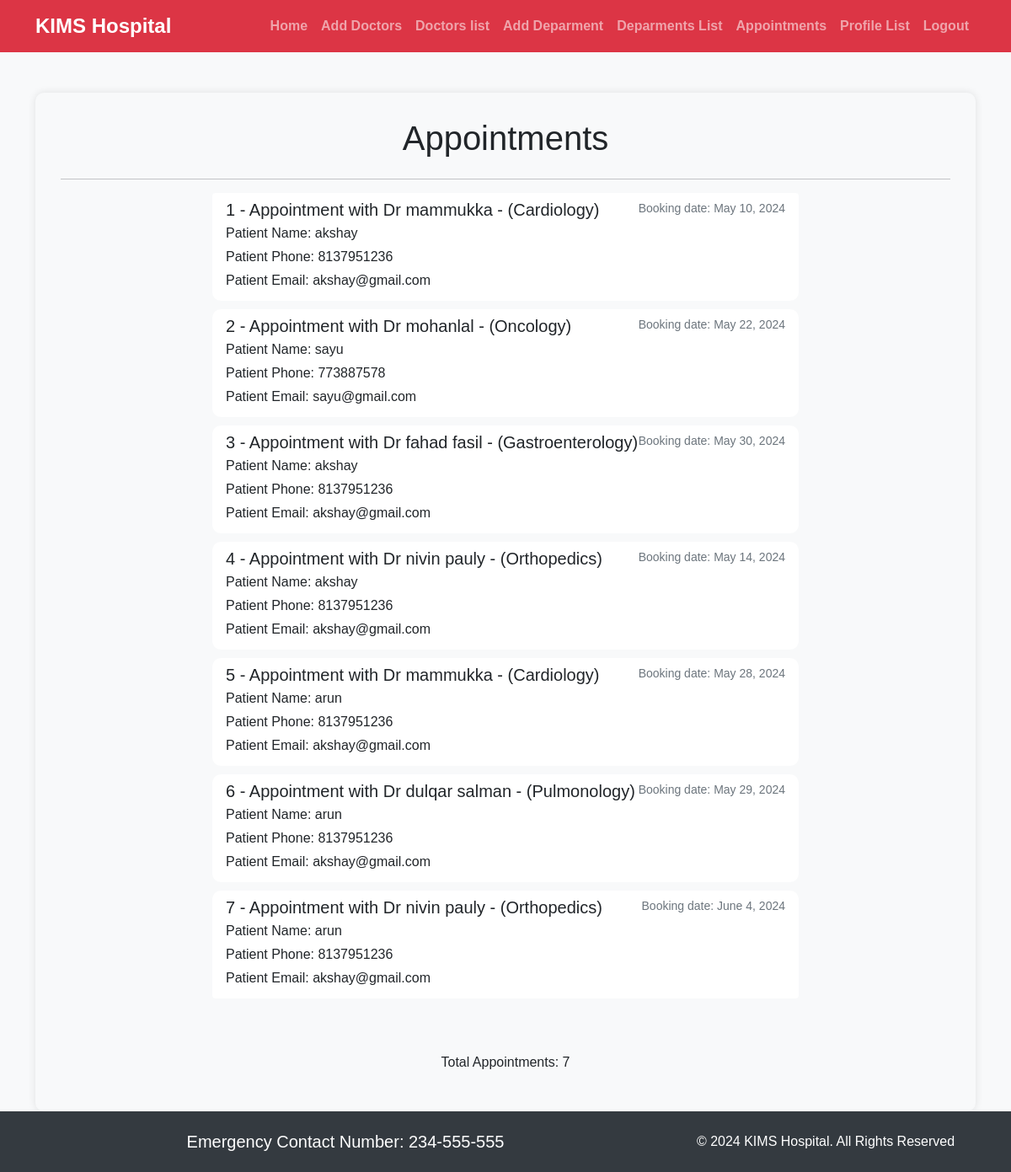
The app's page /booking_list/, older data.
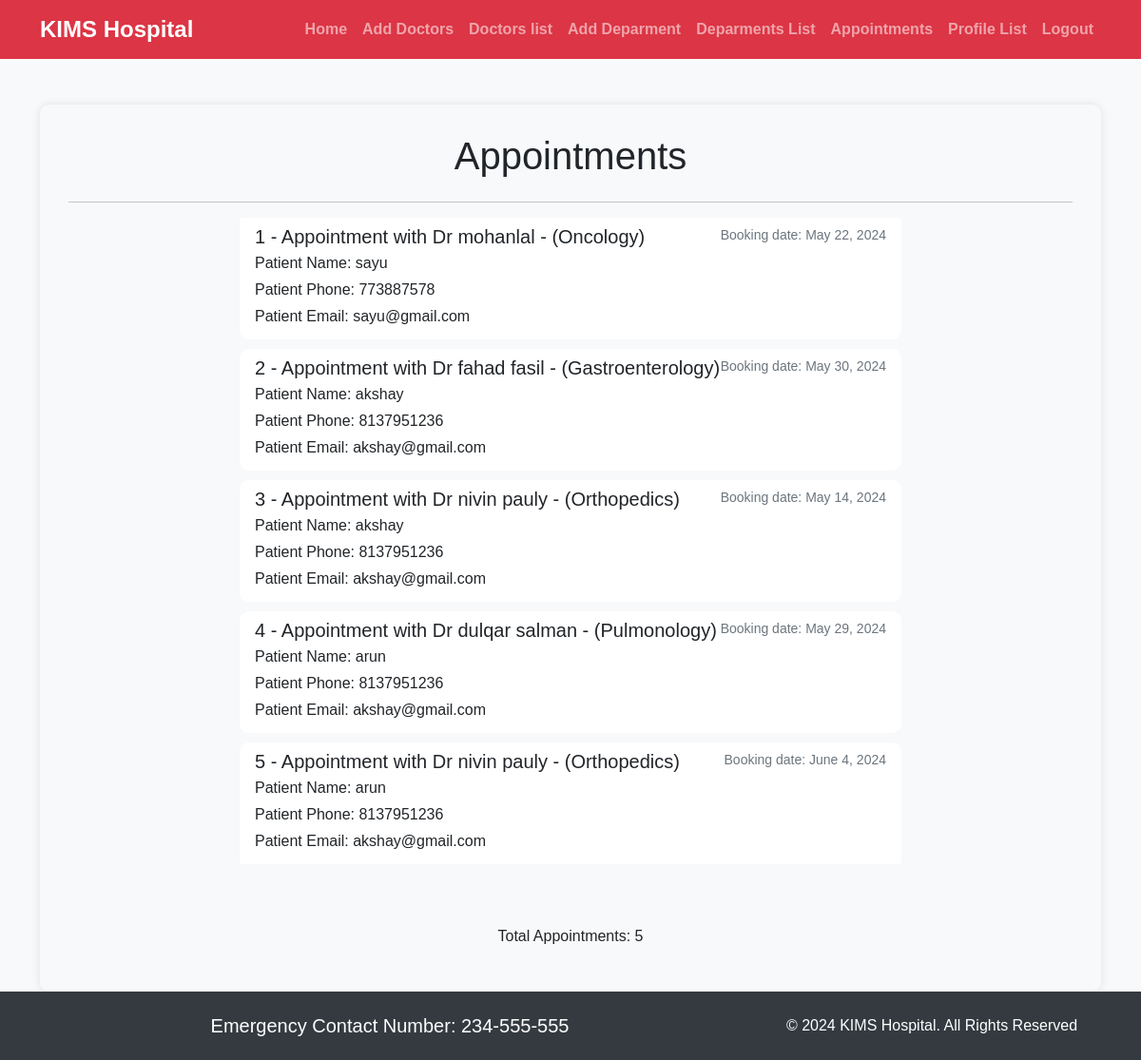
The same page, newer data.
### customer/models.py (models this page shows, shortened)
class Booking(models.Model):
    user=models.ForeignKey(User, on_delete=models.CASCADE)
    p_name =models.CharField(max_length=100)
    p_phone =models.CharField(max_length=100)
    p_email =models.EmailField()
    doc_name =models.ForeignKey(Doctors, on_delete=models.CASCADE)
    booking_date = models.DateField()
    booked_on =models.DateField(auto_now=True)

class Doctors(models.Model):
    doc_name =models.CharField(max_length=100)
    doc_spec =models.CharField(max_length=100)
    dep_name =models.ForeignKey(Departments, on_delete=models.CASCADE)
    dep_image = models.ImageField(upload_to='doctors')
    def __str__(self):
        return 'Dr ' + self.doc_name + ' - (' + self.doc_spec + ')'

### admin1/views.py (the view)
# urls.py: path('booking_list/', views.booking_list, name='booking_list'),
def booking_list(request):
    booking=Booking.objects.all()
    return render(request,'admin/booking_list.html',{'booking':booking})

### templates/admin/booking_list.html (shortened to what this page needs)
{% extends 'admin/base.html' %}
{% block content %}
<div class="container profile-container">
    <h1 class="text-center mb-4">Appointments</h1>
    <hr>
    <div class="row justify-content-center">
        <div class="col-md-8">
            <div class="list-group">
                {% for list in booking %}
                <div class="list-group-item list-group-item-action">
                    <div class="d-flex w-100 justify-content-between">
                        <h5 class="mb-1">{{ forloop.counter }} - Appointment with {{ list.doc_name }}</h5>
                        <small>Booking date: {{ list.booking_date }}</small>
                    </div>
                    <p class="mb-1">Patient Name: {{ list.p_name }}</p>
                    <p class="mb-1">Patient Phone: {{ list.p_phone }}</p>
                    <p class="mb-1">Patient Email: {{ list.p_email }}</p>
                </div>
                {% empty %}
                <div class="list-group-item">
                    No appointments yet.
                </div>
                {% endfor %}
            </div>
        </div>
    </div>
    <div class="text-center mt-4">
        <p>Total Appointments: {{ booking|length }}</p>
    </div>
</div>
{% endblock %}

Row changes from the older to the newer data that the page shows:
removed Booking: doc_name "Dr mammukka - (Cardiology)", booking_date "May 10, 2024", p_name "akshay", p_phone "8137951236", p_email "akshay@gmail.com"
removed Booking: doc_name "Dr mammukka - (Cardiology)", booking_date "May 28, 2024", p_name "arun", p_phone "8137951236", p_email "akshay@gmail.com"
Text that changed along with them:
{{ booking|length }}: "7" → "5"
